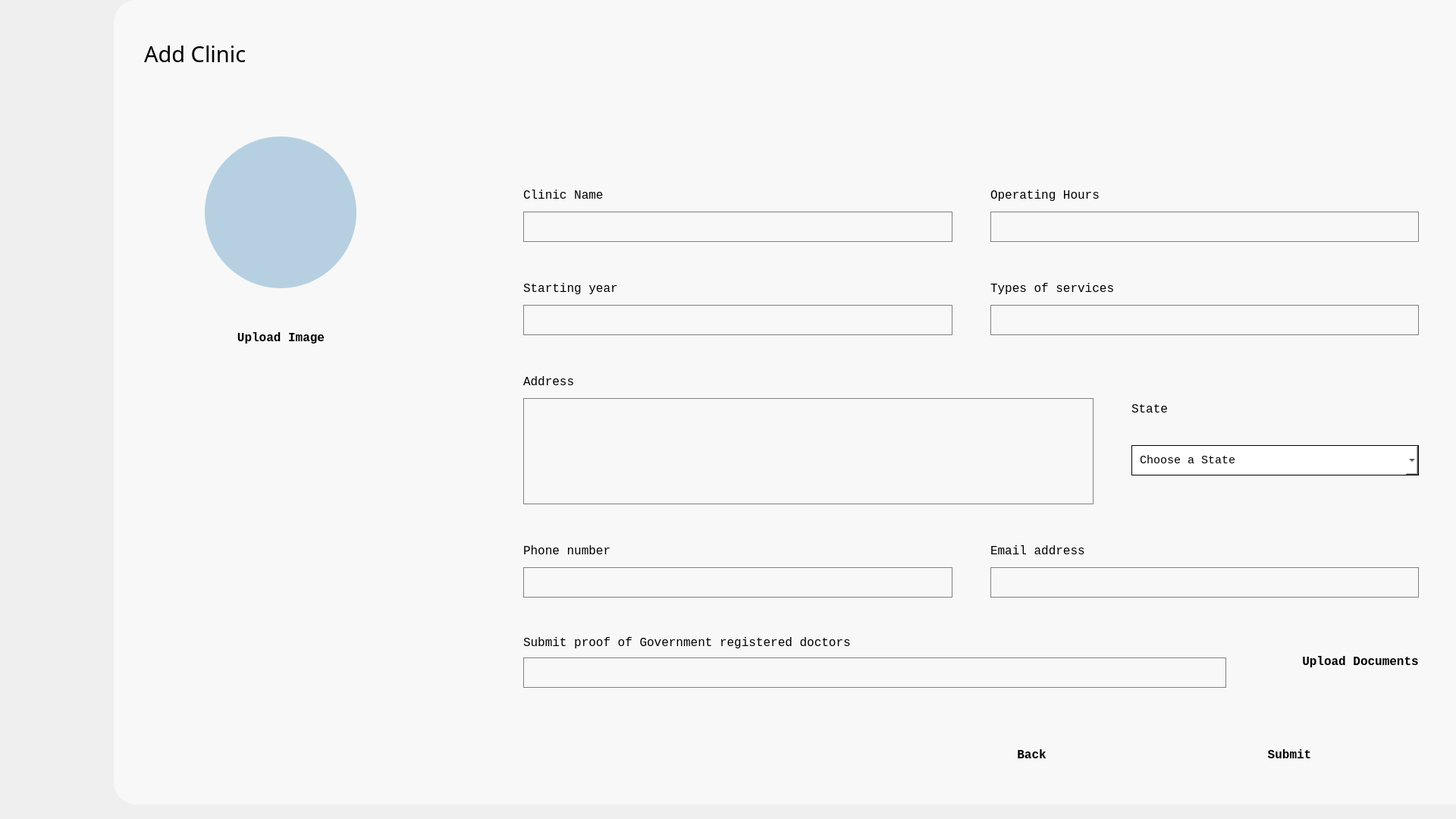
<?xml version="1.0" encoding="UTF-8"?>
<ui version="4.0">
 <class>Form</class>
 <widget class="QWidget" name="Form">
  <property name="geometry">
   <rect>
    <x>0</x>
    <y>0</y>
    <width>1920</width>
    <height>1080</height>
   </rect>
  </property>
  <property name="windowTitle">
   <string>Form</string>
  </property>
  <property name="styleSheet">
   <string notr="true">background-color: &quot;#B6D0E2&quot; </string>
  </property>
  <widget class="QWidget" name="background" native="true">
   <property name="geometry">
    <rect>
     <x>150</x>
     <y>0</y>
     <width>1771</width>
     <height>1061</height>
    </rect>
   </property>
   <property name="styleSheet">
    <string notr="true">background-color: #F8F8F8;
border-bottom-left-radius: 30px;
border-top-left-radius: 30px;
text-align: center;</string>
   </property>
   <widget class="QLabel" name="clinic_label">
    <property name="geometry">
     <rect>
      <x>40</x>
      <y>40</y>
      <width>961</width>
      <height>61</height>
     </rect>
    </property>
    <property name="font">
     <font>
      <family>Cascadia Code</family>
      <pointsize>22</pointsize>
     </font>
    </property>
    <property name="text">
     <string>Add Clinic</string>
    </property>
    <property name="wordWrap">
     <bool>true</bool>
    </property>
   </widget>
   <widget class="QLabel" name="clinic_img">
    <property name="geometry">
     <rect>
      <x>120</x>
      <y>180</y>
      <width>200</width>
      <height>200</height>
     </rect>
    </property>
    <property name="styleSheet">
     <string notr="true">border-radius: 100px; 
background-color: #B6D0E2;  
color: white; 
font-size: 16px;
text-align: center;</string>
    </property>
    <property name="text">
     <string/>
    </property>
   </widget>
   <widget class="QPushButton" name="upload_img_btn">
    <property name="geometry">
     <rect>
      <x>70</x>
      <y>420</y>
      <width>301</width>
      <height>51</height>
     </rect>
    </property>
    <property name="font">
     <font>
      <family>Consolas</family>
      <pointsize>12</pointsize>
      <weight>75</weight>
      <bold>true</bold>
     </font>
    </property>
    <property name="styleSheet">
     <string notr="true">background-color: #B6D0E2; border-radius: 16px; padding: 60px; color: white;\n border: 1px solid gray;</string>
    </property>
    <property name="text">
     <string>Upload Image</string>
    </property>
   </widget>
   <widget class="QPushButton" name="submit_btn">
    <property name="geometry">
     <rect>
      <x>1400</x>
      <y>970</y>
      <width>301</width>
      <height>51</height>
     </rect>
    </property>
    <property name="font">
     <font>
      <family>Consolas</family>
      <pointsize>12</pointsize>
      <weight>75</weight>
      <bold>true</bold>
     </font>
    </property>
    <property name="styleSheet">
     <string notr="true">background-color: #B6D0E2; border-radius: 16px; padding: 60px; color: white;\n border: 1px solid gray;</string>
    </property>
    <property name="text">
     <string>Submit</string>
    </property>
   </widget>
   <widget class="QWidget" name="layoutWidget">
    <property name="geometry">
     <rect>
      <x>540</x>
      <y>202</y>
      <width>1181</width>
      <height>751</height>
     </rect>
    </property>
    <layout class="QVBoxLayout" name="verticalLayout_2">
     <item>
      <layout class="QHBoxLayout" name="horizontalLayout">
       <property name="spacing">
        <number>50</number>
       </property>
       <item>
        <layout class="QVBoxLayout" name="name_layout">
         <property name="spacing">
          <number>10</number>
         </property>
         <item>
          <widget class="QLabel" name="name">
           <property name="maximumSize">
            <size>
             <width>16777215</width>
             <height>23</height>
            </size>
           </property>
           <property name="font">
            <font>
             <family>Consolas</family>
             <pointsize>12</pointsize>
            </font>
           </property>
           <property name="text">
            <string>Clinic Name</string>
           </property>
          </widget>
         </item>
         <item>
          <widget class="QLineEdit" name="name_input">
           <property name="minimumSize">
            <size>
             <width>500</width>
             <height>40</height>
            </size>
           </property>
           <property name="maximumSize">
            <size>
             <width>16777215</width>
             <height>40</height>
            </size>
           </property>
           <property name="baseSize">
            <size>
             <width>0</width>
             <height>0</height>
            </size>
           </property>
           <property name="styleSheet">
            <string notr="true"> padding: 60px; color: Black;
background-repeat: no-repeat; 
background-position: left center; 
background-size: 20px 20px; 
border: 1px solid gray;
</string>
           </property>
          </widget>
         </item>
        </layout>
       </item>
       <item>
        <layout class="QVBoxLayout" name="hour_layout">
         <property name="spacing">
          <number>10</number>
         </property>
         <item>
          <widget class="QLabel" name="hour_label">
           <property name="maximumSize">
            <size>
             <width>16777215</width>
             <height>23</height>
            </size>
           </property>
           <property name="font">
            <font>
             <family>Consolas</family>
             <pointsize>12</pointsize>
            </font>
           </property>
           <property name="text">
            <string>Operating Hours</string>
           </property>
          </widget>
         </item>
         <item>
          <widget class="QLineEdit" name="hour_input">
           <property name="minimumSize">
            <size>
             <width>500</width>
             <height>40</height>
            </size>
           </property>
           <property name="maximumSize">
            <size>
             <width>16777215</width>
             <height>40</height>
            </size>
           </property>
           <property name="baseSize">
            <size>
             <width>0</width>
             <height>0</height>
            </size>
           </property>
           <property name="styleSheet">
            <string notr="true"> padding: 60px; color: Black;
background-repeat: no-repeat; 
background-position: left center; 
background-size: 20px 20px; 
border: 1px solid gray;
</string>
           </property>
          </widget>
         </item>
        </layout>
       </item>
      </layout>
     </item>
     <item>
      <layout class="QHBoxLayout" name="horizontalLayout_2">
       <property name="spacing">
        <number>50</number>
       </property>
       <item>
        <layout class="QVBoxLayout" name="startyear_layout">
         <property name="spacing">
          <number>10</number>
         </property>
         <item>
          <widget class="QLabel" name="startyear_label">
           <property name="maximumSize">
            <size>
             <width>16777215</width>
             <height>23</height>
            </size>
           </property>
           <property name="font">
            <font>
             <family>Consolas</family>
             <pointsize>12</pointsize>
            </font>
           </property>
           <property name="text">
            <string>Starting year</string>
           </property>
          </widget>
         </item>
         <item>
          <widget class="QLineEdit" name="startyear_input">
           <property name="minimumSize">
            <size>
             <width>500</width>
             <height>40</height>
            </size>
           </property>
           <property name="maximumSize">
            <size>
             <width>16777215</width>
             <height>40</height>
            </size>
           </property>
           <property name="baseSize">
            <size>
             <width>0</width>
             <height>0</height>
            </size>
           </property>
           <property name="styleSheet">
            <string notr="true"> padding: 60px; color: Black;
background-repeat: no-repeat; 
background-position: left center; 
background-size: 20px 20px; 
border: 1px solid gray;
</string>
           </property>
          </widget>
         </item>
        </layout>
       </item>
       <item>
        <layout class="QVBoxLayout" name="services_layout">
         <property name="spacing">
          <number>10</number>
         </property>
         <item>
          <widget class="QLabel" name="services_label">
           <property name="maximumSize">
            <size>
             <width>16777215</width>
             <height>23</height>
            </size>
           </property>
           <property name="font">
            <font>
             <family>Consolas</family>
             <pointsize>12</pointsize>
            </font>
           </property>
           <property name="text">
            <string>Types of services</string>
           </property>
          </widget>
         </item>
         <item>
          <widget class="QLineEdit" name="services_input">
           <property name="minimumSize">
            <size>
             <width>500</width>
             <height>40</height>
            </size>
           </property>
           <property name="maximumSize">
            <size>
             <width>16777215</width>
             <height>40</height>
            </size>
           </property>
           <property name="baseSize">
            <size>
             <width>0</width>
             <height>0</height>
            </size>
           </property>
           <property name="styleSheet">
            <string notr="true"> padding: 60px; color: Black;
background-repeat: no-repeat; 
background-position: left center; 
background-size: 20px 20px; 
border: 1px solid gray;
</string>
           </property>
          </widget>
         </item>
        </layout>
       </item>
      </layout>
     </item>
     <item>
      <layout class="QHBoxLayout" name="horizontalLayout_5">
       <property name="spacing">
        <number>50</number>
       </property>
       <item>
        <layout class="QVBoxLayout" name="add_layout">
         <property name="spacing">
          <number>10</number>
         </property>
         <item>
          <widget class="QLabel" name="address_label">
           <property name="minimumSize">
            <size>
             <width>0</width>
             <height>23</height>
            </size>
           </property>
           <property name="maximumSize">
            <size>
             <width>16777215</width>
             <height>23</height>
            </size>
           </property>
           <property name="font">
            <font>
             <family>Consolas</family>
             <pointsize>12</pointsize>
            </font>
           </property>
           <property name="text">
            <string>Address</string>
           </property>
          </widget>
         </item>
         <item>
          <widget class="QLineEdit" name="address_input">
           <property name="minimumSize">
            <size>
             <width>500</width>
             <height>140</height>
            </size>
           </property>
           <property name="maximumSize">
            <size>
             <width>16777215</width>
             <height>140</height>
            </size>
           </property>
           <property name="baseSize">
            <size>
             <width>0</width>
             <height>0</height>
            </size>
           </property>
           <property name="styleSheet">
            <string notr="true"> padding: 60px; color: Black;
background-position: left center; 
border: 1px solid gray;
border-radius: 0px; 
</string>
           </property>
          </widget>
         </item>
        </layout>
       </item>
       <item>
        <layout class="QVBoxLayout" name="state_layout">
         <property name="spacing">
          <number>0</number>
         </property>
         <item>
          <widget class="QLabel" name="state_label">
           <property name="minimumSize">
            <size>
             <width>379</width>
             <height>23</height>
            </size>
           </property>
           <property name="maximumSize">
            <size>
             <width>16777215</width>
             <height>23</height>
            </size>
           </property>
           <property name="font">
            <font>
             <family>Consolas</family>
             <pointsize>12</pointsize>
            </font>
           </property>
           <property name="text">
            <string>State</string>
           </property>
          </widget>
         </item>
         <item>
          <widget class="QComboBox" name="state_input">
           <property name="minimumSize">
            <size>
             <width>379</width>
             <height>40</height>
            </size>
           </property>
           <property name="maximumSize">
            <size>
             <width>16777215</width>
             <height>40</height>
            </size>
           </property>
           <property name="styleSheet">
            <string notr="true">border: 1px solid #000000;
border-radius: 0px; 
background-color: #FFFFFF; 
padding: 10px; 
font-family: Consolas;
font-size: 11pt;</string>
           </property>
           <property name="currentText">
            <string>Choose a State</string>
           </property>
           <item>
            <property name="text">
             <string>Choose a State</string>
            </property>
           </item>
          </widget>
         </item>
        </layout>
       </item>
      </layout>
     </item>
     <item>
      <layout class="QHBoxLayout" name="horizontalLayout_3">
       <property name="spacing">
        <number>50</number>
       </property>
       <item>
        <layout class="QVBoxLayout" name="phone_layout">
         <property name="spacing">
          <number>10</number>
         </property>
         <item>
          <widget class="QLabel" name="phone_label">
           <property name="maximumSize">
            <size>
             <width>16777215</width>
             <height>23</height>
            </size>
           </property>
           <property name="font">
            <font>
             <family>Consolas</family>
             <pointsize>12</pointsize>
            </font>
           </property>
           <property name="text">
            <string>Phone number</string>
           </property>
          </widget>
         </item>
         <item>
          <widget class="QLineEdit" name="phone_input">
           <property name="minimumSize">
            <size>
             <width>500</width>
             <height>40</height>
            </size>
           </property>
           <property name="maximumSize">
            <size>
             <width>16777215</width>
             <height>40</height>
            </size>
           </property>
           <property name="baseSize">
            <size>
             <width>0</width>
             <height>0</height>
            </size>
           </property>
           <property name="styleSheet">
            <string notr="true"> padding: 60px; color: Black;
background-repeat: no-repeat; 
background-position: left center; 
background-size: 20px 20px; 
border: 1px solid gray;
</string>
           </property>
          </widget>
         </item>
        </layout>
       </item>
       <item>
        <layout class="QVBoxLayout" name="email_layout">
         <property name="spacing">
          <number>10</number>
         </property>
         <item>
          <widget class="QLabel" name="email_label">
           <property name="maximumSize">
            <size>
             <width>16777215</width>
             <height>23</height>
            </size>
           </property>
           <property name="font">
            <font>
             <family>Consolas</family>
             <pointsize>12</pointsize>
            </font>
           </property>
           <property name="text">
            <string>Email address</string>
           </property>
          </widget>
         </item>
         <item>
          <widget class="QLineEdit" name="email_input">
           <property name="minimumSize">
            <size>
             <width>500</width>
             <height>40</height>
            </size>
           </property>
           <property name="maximumSize">
            <size>
             <width>16777215</width>
             <height>40</height>
            </size>
           </property>
           <property name="baseSize">
            <size>
             <width>0</width>
             <height>0</height>
            </size>
           </property>
           <property name="styleSheet">
            <string notr="true"> padding: 60px; color: Black;
background-repeat: no-repeat; 
background-position: left center; 
background-size: 20px 20px; 
border: 1px solid gray;
</string>
           </property>
          </widget>
         </item>
        </layout>
       </item>
      </layout>
     </item>
     <item>
      <layout class="QHBoxLayout" name="horizontalLayout_4">
       <property name="spacing">
        <number>100</number>
       </property>
       <item>
        <layout class="QVBoxLayout" name="proof_layout">
         <property name="spacing">
          <number>10</number>
         </property>
         <item>
          <widget class="QLabel" name="proof_label">
           <property name="maximumSize">
            <size>
             <width>16777215</width>
             <height>23</height>
            </size>
           </property>
           <property name="font">
            <font>
             <family>Consolas</family>
             <pointsize>12</pointsize>
            </font>
           </property>
           <property name="text">
            <string>Submit proof of Government registered doctors</string>
           </property>
          </widget>
         </item>
         <item>
          <widget class="QLineEdit" name="prood_input">
           <property name="minimumSize">
            <size>
             <width>500</width>
             <height>40</height>
            </size>
           </property>
           <property name="maximumSize">
            <size>
             <width>16777215</width>
             <height>40</height>
            </size>
           </property>
           <property name="baseSize">
            <size>
             <width>0</width>
             <height>0</height>
            </size>
           </property>
           <property name="styleSheet">
            <string notr="true"> padding: 60px; color: Black;
background-repeat: no-repeat; 
background-position: left center; 
background-size: 20px 20px; 
border: 1px solid gray;
</string>
           </property>
          </widget>
         </item>
        </layout>
       </item>
       <item>
        <widget class="QPushButton" name="upload_doc_btn">
         <property name="maximumSize">
          <size>
           <width>16777215</width>
           <height>51</height>
          </size>
         </property>
         <property name="font">
          <font>
           <family>Consolas</family>
           <pointsize>12</pointsize>
           <weight>75</weight>
           <bold>true</bold>
          </font>
         </property>
         <property name="styleSheet">
          <string notr="true">background-color: #B6D0E2; border-radius: 16px; padding: 60px; color: white;\n border: 1px solid gray;</string>
         </property>
         <property name="text">
          <string>Upload Documents</string>
         </property>
        </widget>
       </item>
      </layout>
     </item>
    </layout>
   </widget>
   <widget class="QPushButton" name="back_btn">
    <property name="geometry">
     <rect>
      <x>1060</x>
      <y>970</y>
      <width>301</width>
      <height>51</height>
     </rect>
    </property>
    <property name="font">
     <font>
      <family>Consolas</family>
      <pointsize>12</pointsize>
      <weight>75</weight>
      <bold>true</bold>
     </font>
    </property>
    <property name="styleSheet">
     <string notr="true">background-color: #B6D0E2; border-radius: 16px; padding: 60px; color: white;\n border: 1px solid gray;</string>
    </property>
    <property name="text">
     <string>Back</string>
    </property>
   </widget>
  </widget>
 </widget>
 <resources/>
 <connections/>
</ui>
